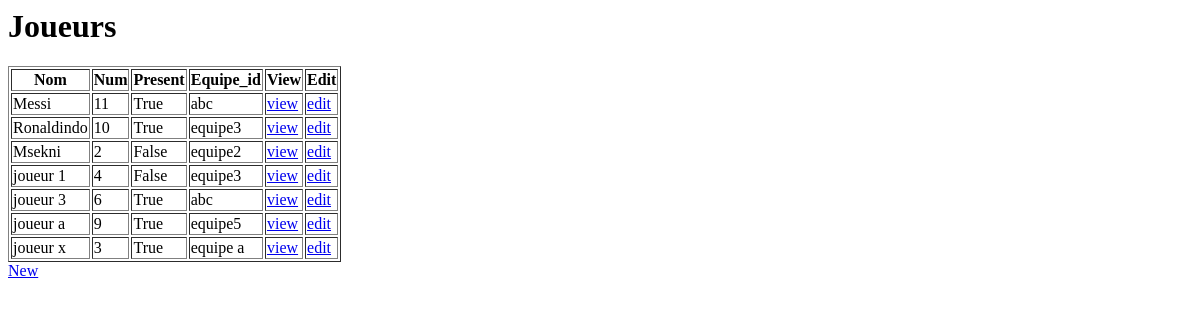
The app's page /mytest/joueur, older data.
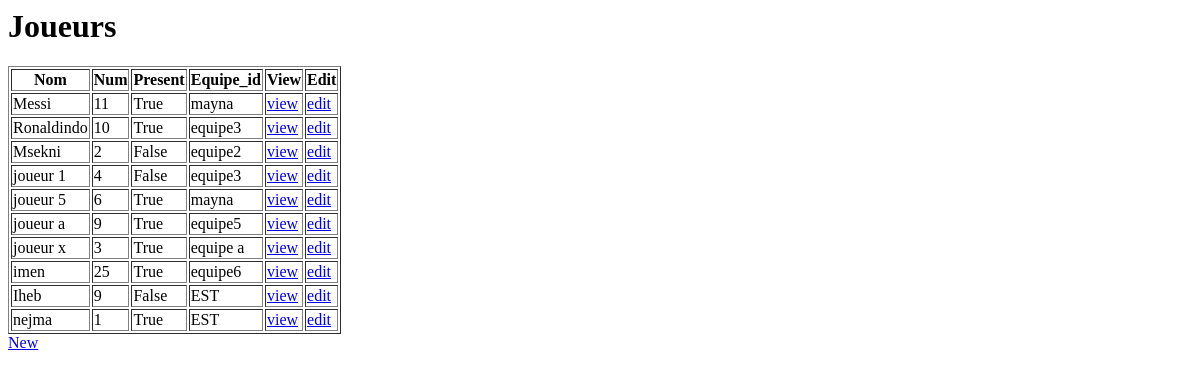
The same page, newer data.
### mytest/models.py (models this page shows, shortened)
class Joueur(models.Model):
    id = models.AutoField(primary_key=True)
    nom = models.CharField(max_length=30)
    num = models.IntegerField()
    present = models.BooleanField(default=True)
    equipe_id = models.ForeignKey(Equipe, on_delete=models.CASCADE)

class Equipe(models.Model):
    id = models.AutoField(primary_key=True)
    nom = models.CharField(max_length=30)
    drapeau = models.CharField(max_length=30)
    def __str__(self):
        return self.nom

### mytest/views.py (the view)
# urls.py: path('joueur', views.joueur_list, name='joueur_list'),
def joueur_list(request, joueurs='joueurs/joueurs_list.html'):
    joueur = Joueur.objects.all()
    data = {}
    data['object_list'] = joueur
    return render(request, joueurs, data)

### mytest/templates/joueurs/joueurs_list.html
<h1>Joueurs</h1>
<div class="row">
  <table border="1">
   <thead class="thead-dark">
    <tr>
    <th scope="col">Nom</th>
    <th scope="col">Num</th>
    <th scope="col">Present</th>
    <th scope="col">Equipe_id</th>
    <th scope="col">View</th>
    <th scope="col">Edit</th>
    </tr>
</thead>
<tbody>
    {% for joueur in object_list %}
    <tr>
    <td>{{ joueur.nom }}</td>
    <td>{{ joueur.num }}</td>
    <td>{{ joueur.present }}</td>
    <td>{{ joueur.equipe_id }}</td>
    <td><a href="{% url "joueur_view" joueur.id %}">view</a></td>
    <td><a href="{% url "joueur_edit" joueur.id %}">edit</a></td>
    </tr>
    {% endfor %}
</tbody>
</table>
<a href="{% url "joueur_new" %}">New</a>

Row changes from the older to the newer data that the page shows:
changed through a linked row, Joueur "Messi": equipe_id "abc" → "mayna"
changed Joueur: nom "joueur 3" → "joueur 5"; equipe_id "abc" → "mayna"
added Joueur: nom "imen", num "25", present "True", equipe_id "equipe6"
added Joueur: nom "Iheb", num "9", present "False", equipe_id "EST"
added Joueur: nom "nejma", num "1", present "True", equipe_id "EST"
